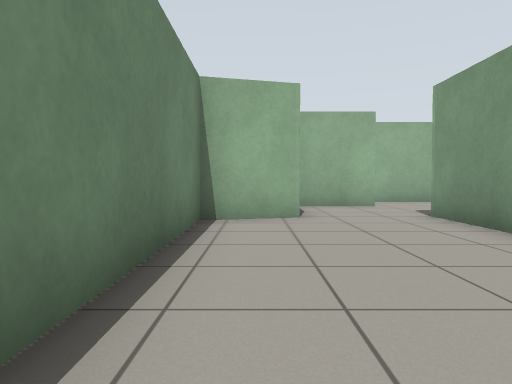
view 1 (above)

24 first-person views from a walk through a Gazebo world. The camera is 0.72 m above the floor, tilts 2° down and sees 70° across. The floor is counted in squares, 1 m on a side. Each view is taken from the middle of a square. On the plan, view 1 faces up. The plan holds only what a view shows up to about 11 squares ahead; the rest is blank. The place goes on beyond the plan.

view 2
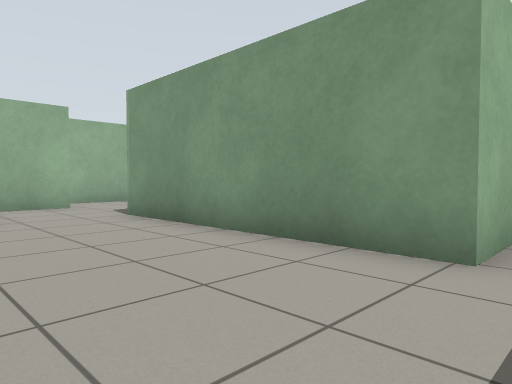

view 3
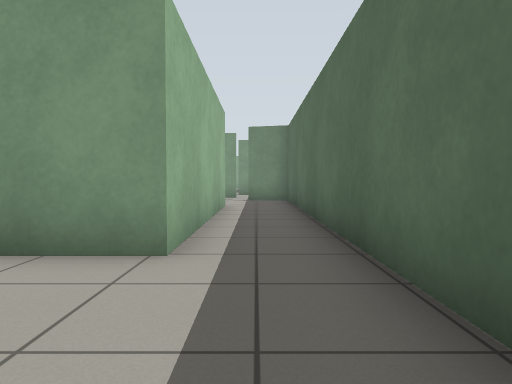

view 4
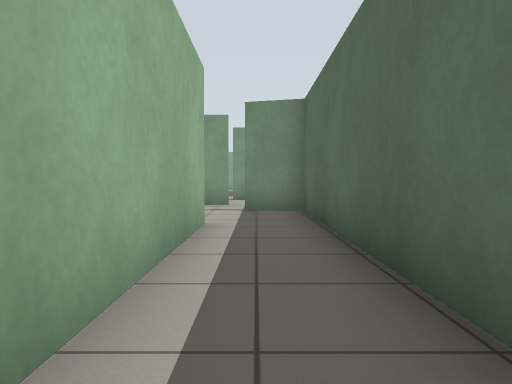

view 5
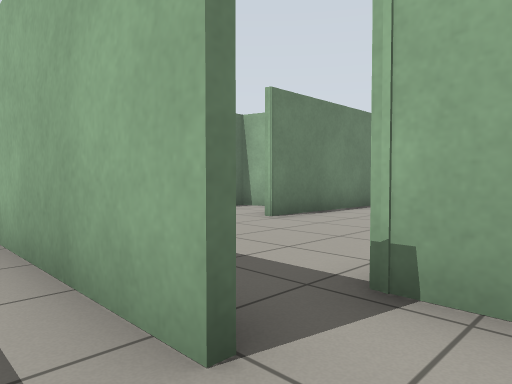

view 6
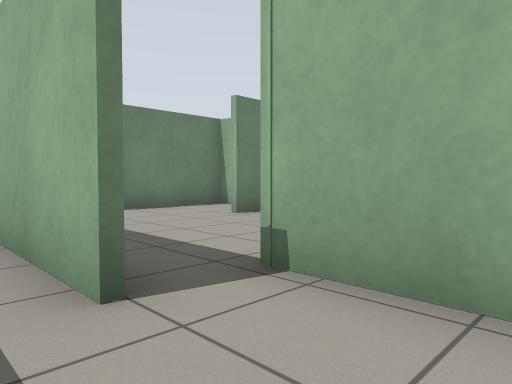

view 7
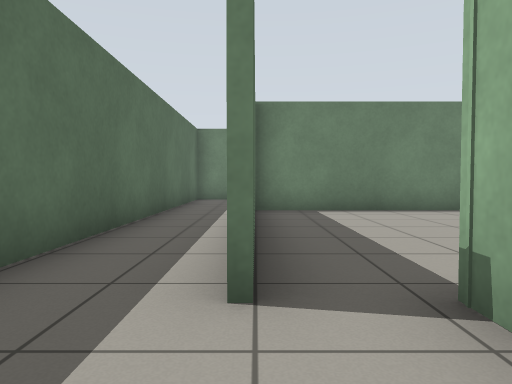

view 8
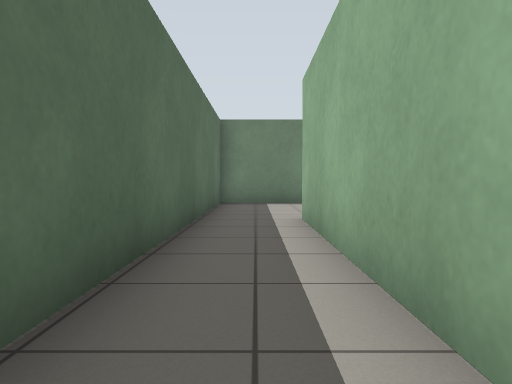

view 9
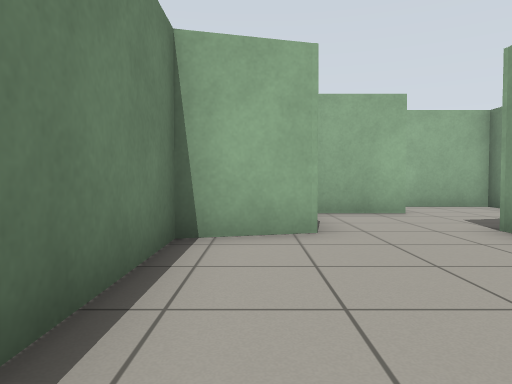

view 10
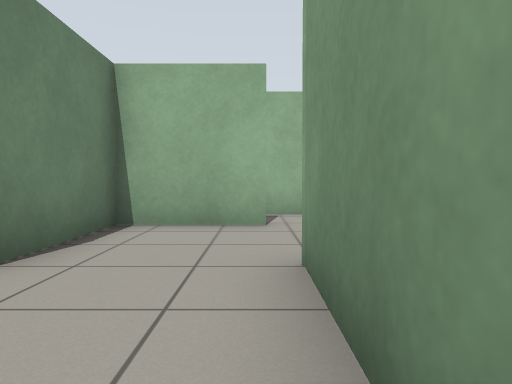

view 11
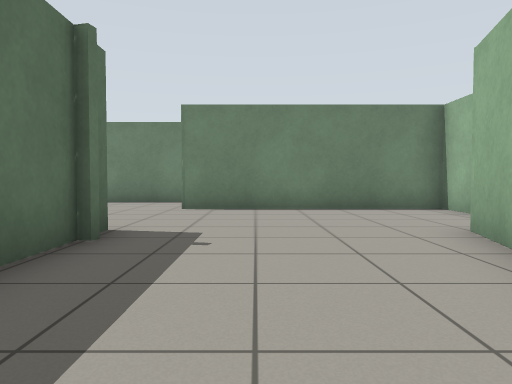

view 12
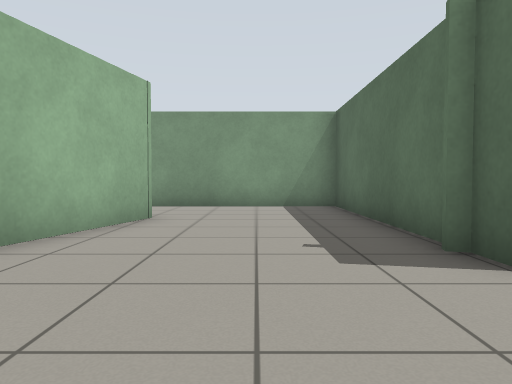

view 13
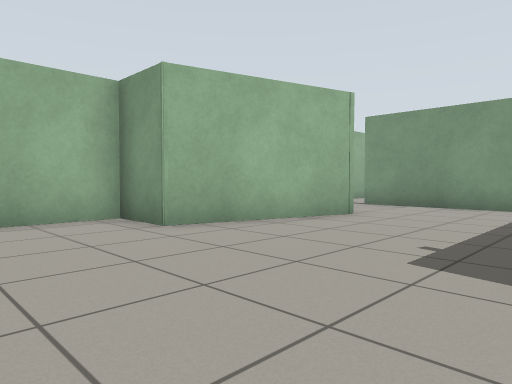

view 14
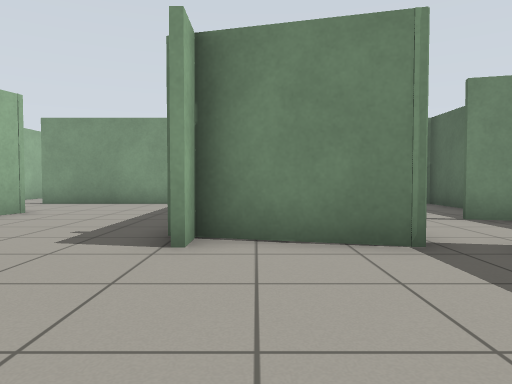

view 15
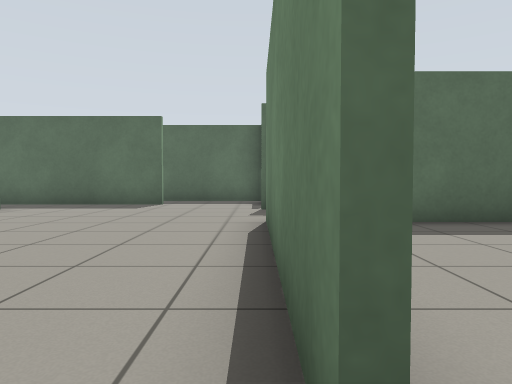

view 16
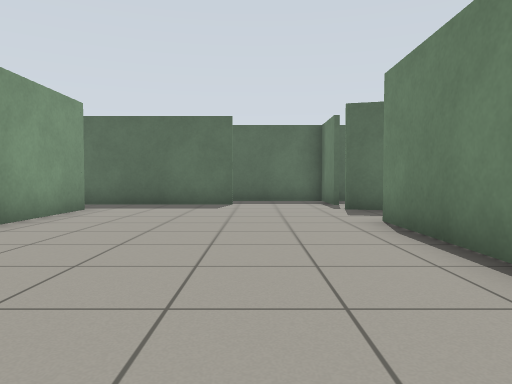

view 17
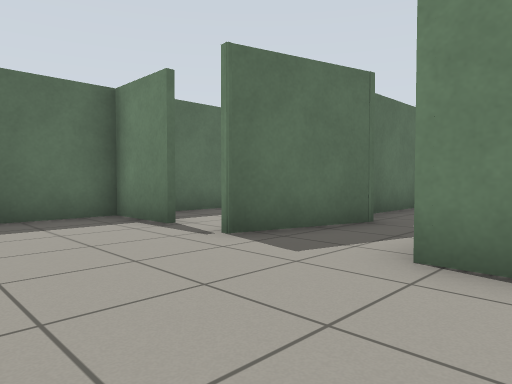

view 18
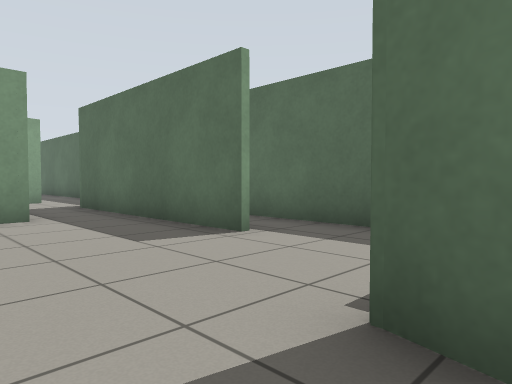

view 19
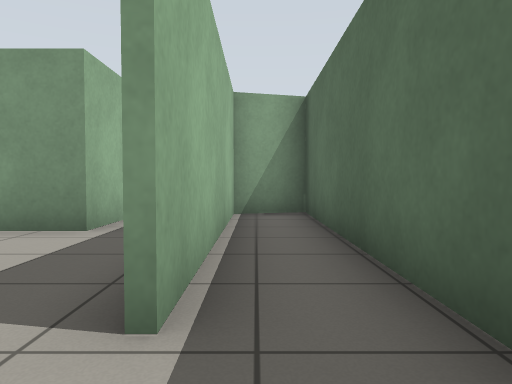

view 20
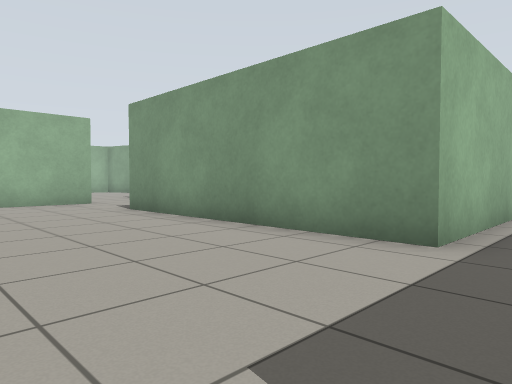

view 21
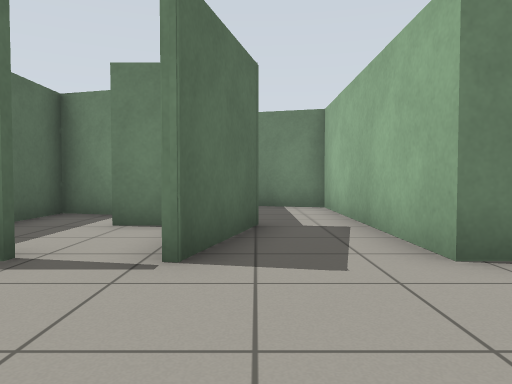

view 22
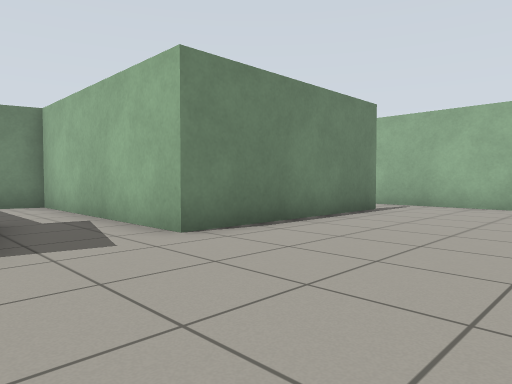

view 23
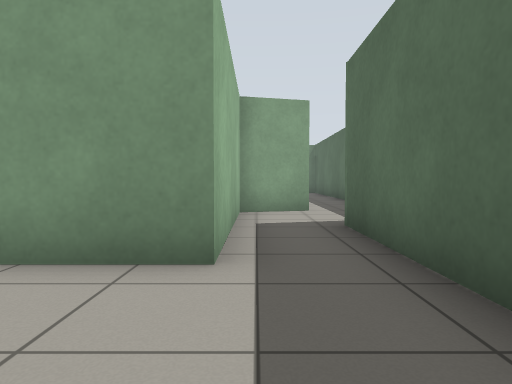

view 24
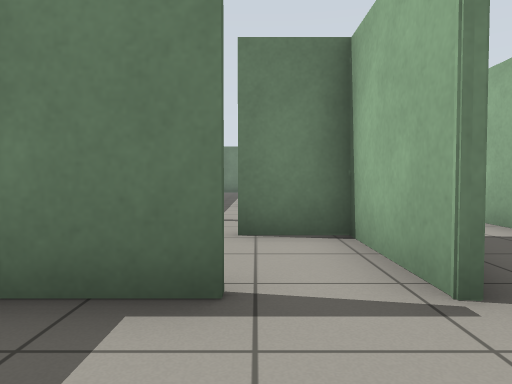

### Floor plan
Ten units are one square. View 1 is at (0, 0); x grows to the right and y downward. Boxes are objects, and circles mark ways between rooms. Rooms are numbered by the first view taken in them; rooms with no view inside come last. Other rooms are left out.
<svg viewBox="-15 -126 290 143">
<path fill="none" stroke="#000" d="M34 -8 34 -70M8 -69 -10 -64 -10 11 35 11M100 -8 34 -8M121 12 125 -3M116 -22 98 -22M142 -8 142 -15M35 11 129 11M97 -49 167 -49 167 -85M98 -22 106 -52M85 -10 99 -10M36 -70 36 -10M139 -89 100 -100 100 -115 61 -115M62 -116 62 -51M196 -6 256 -6M168 -104 168 -48 136 -48M192 -121 159 -121M141 -31 170 -23M232 -121 209 -121M270 -22 231 -22 231 -94M168 -9 168 11M159 11 259 11 255 -5 196 -5M33 -97 8 -97 8 -69M107 -48 102 -31M136 -48 97 -48M106 -23 129 -23M60 -110 60 -115M61 -115 31 -115"/>
<circle cx="40" cy="0" r="3" fill="#2a7"/>
<circle cx="25" cy="-70" r="3" fill="#2a7"/>
<circle cx="185" cy="-10" r="3" fill="#2a7"/>
<circle cx="140" cy="-40" r="3" fill="#2a7"/>
<circle cx="45" cy="-100" r="3" fill="#2a7"/>
<text x="10" y="-30">1</text>
<text x="90" y="0">2</text>
<text x="90" y="-60">3</text>
<text x="200" y="-60">4</text>
<text x="210" y="0">5</text>
<text x="30" y="-80">6</text>
<text x="120" y="-40">7</text>
<text x="40" y="-110">8</text>
</svg>
Room 1 opens to room 2. Room 1 opens to room 6. Room 4 opens to room 5. Room 4 opens to room 7. Room 6 opens to room 8.

Where each view was taken, in squares from view 1:
view 1: 0 up, 0 right, facing up
view 2: 0 up, 0 right, facing up-right
view 3: 0 up, 0 right, facing right
view 4: 0 up, 4 right, facing right
view 5: 0 up, 11 right, facing up-left
view 6: 0 up, 12 right, facing up-left
view 7: 1 up, 12 right, facing left
view 8: 0 up, 10 right, facing left
view 9: 2 up, 0 right, facing up
view 10: 4 up, 3 right, facing up
view 11: 7 up, 15 right, facing left
view 12: 7 up, 7 right, facing right
view 13: 5 up, 7 right, facing up-right
view 14: 4 up, 6 right, facing right
view 15: 11 up, 17 right, facing down
view 16: 11 up, 19 right, facing down
view 17: 6 up, 20 right, facing down-left
view 18: 4 up, 16 right, facing down-right
view 19: 0 up, 18 right, facing right
view 20: 1 up, 19 right, facing up-right
view 21: 3 up, 20 right, facing left
view 22: 2 up, 21 right, facing up-left
view 23: 2 up, 20 right, facing right
view 24: 1 up, 19 right, facing left
